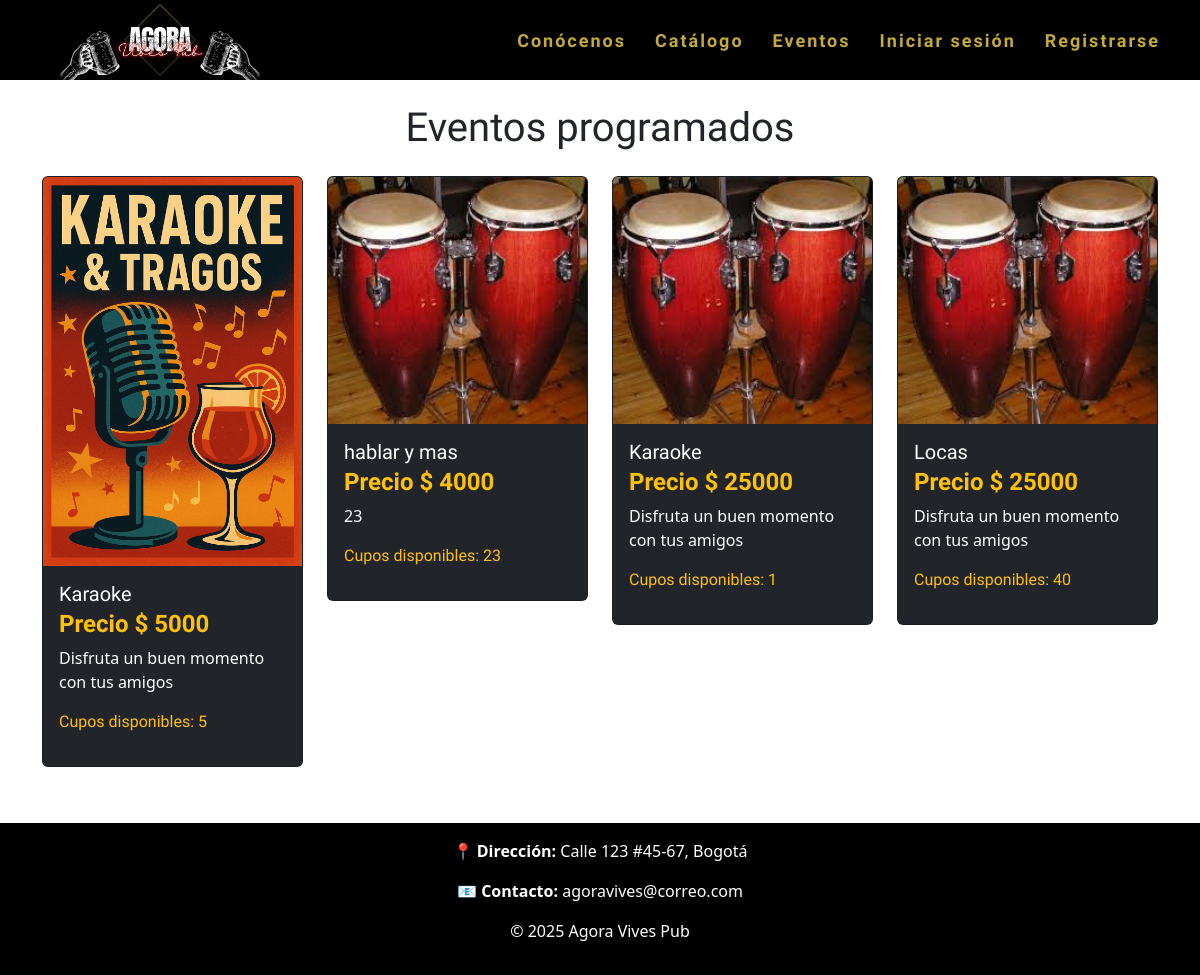
The app's page /eventos/eventos/ with its own data.
### EventoApp/models.py (models this page shows, shortened)
class Evento(models.Model):
    nombre = models.CharField(max_length=100, verbose_name='Nombre')
    capacidad_maxima = models.IntegerField(verbose_name='Capacidad Máxima', validators=[MaxValueValidator(40)])
    descripcion = models.CharField(max_length=50)
    fecha = models.DateField(verbose_name='Fecha')
    hora_inicio = models.TimeField(verbose_name='Hora de Inicio')
    precio_boleta = models.IntegerField(verbose_name='Precio de Boleta')
    imagen = models.ImageField(upload_to='EventoApp')
    def cupos_disponibles(self):
        total = self.boleta_set.aggregate(
            total=Sum('cantidad_boletos')
        )['total'] or 0
        return self.capacidad_maxima - total
    class Meta:
        db_table = "evento"
        verbose_name = "Evento"
        verbose_name_plural = "Eventos"

### EventoApp/views.py (the view)
# urls.py: path('eventos/', lis_eventos.as_view(), name='eventos'),
class lis_eventos(ListView):
    model = Evento
    template_name = 'evento.html'
    context_object_name = 'eventos'

### EventoApp/templates/evento.html (shortened to what this page needs)
{% extends 'base.html'%}
{% load static %}
{% block content %}
<h1 class="text-dark text-center" style="font-family: Rubik Dirt, system-ui;">Eventos programados</h1>
<div class="conteiner row">
    {% for e in eventos %}
        <div class="col-md-3">
            <div class="card rounded mt-3 bg-dark">
                <img src="{{ e.imagen.url }}" alt="{{ e.nombre }}" class="card-img-top">
                <div class="card-body">
                    <h5 class="card-title text-white" style="font-family: Black Ops One, system-ui;" > {{ e.nombre }}</h5>
                    <h4 class="text-warning card-subtitle mb-2 fw-bold " style="font-family: Saira Stencil One, sans-serif;">Precio $ {{ e.precio_boleta}}</h4>
                    <p class="card-text text-white">{{e.descripcion}}</p>
                    {% if e.cupos_disponibles > 0 %}
                        <p class="text-warning" style="font-family: Black Ops One, system-ui;">
                         Cupos disponibles: {{ e.cupos_disponibles}}
                        </p>
                    {% else %}
                        <p class="text-danger fw-bold">
                            AGOTADO
                        </p>
                    {% endif %}
                </div>
            </div>
        </div>
    {% empty %}
        <h3 class="text-danger text-center">No hay eventos</h3>
    {% endfor %}
</div>
{% endblock %}

### AgoraVibesApp/static/css/miapp.css (style rules this page uses)
body { background-color: #ffffff; color: #000; }

### records on screen
Evento: imagen (picture), nombre "Karaoke", precio_boleta "5000", descripcion "Disfruta un buen momento con tus amigos", cupos_disponibles "5"
Evento: imagen (picture), nombre "hablar y mas", precio_boleta "4000", descripcion "23", cupos_disponibles "23"
Evento: imagen (picture), nombre "Karaoke", precio_boleta "25000", descripcion "Disfruta un buen momento con tus amigos", cupos_disponibles "1"
Evento: imagen (picture), nombre "Locas", precio_boleta "25000", descripcion "Disfruta un buen momento con tus amigos", cupos_disponibles "40"
